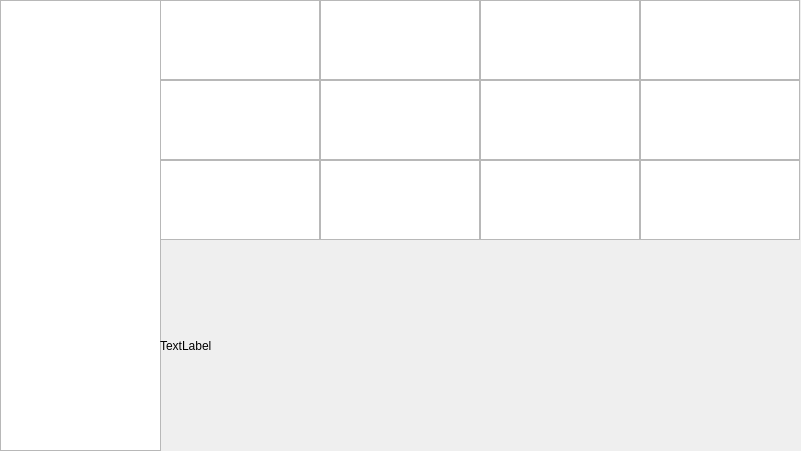
<?xml version="1.0" encoding="UTF-8"?>
<ui version="4.0">
 <class>Dialog</class>
 <widget class="QDialog" name="Dialog">
  <property name="windowTitle">
   <string>Dialog</string>
  </property>
  <widget class="QListView" name="listView">
   <property name="geometry">
    <rect>
     <x>0</x>
     <y>0</y>
     <width>161</width>
     <height>451</height>
    </rect>
   </property>
  </widget>
  <widget class="QWidget" name="horizontalLayoutWidget">
   <property name="geometry">
    <rect>
     <x>160</x>
     <y>0</y>
     <width>160</width>
     <height>80</height>
    </rect>
   </property>
   <layout class="QHBoxLayout" name="horizontalLayout_7">
    <item>
     <widget class="QTextEdit" name="textEdit"/>
    </item>
   </layout>
  </widget>
  <widget class="QWidget" name="horizontalLayoutWidget_2">
   <property name="geometry">
    <rect>
     <x>320</x>
     <y>0</y>
     <width>160</width>
     <height>80</height>
    </rect>
   </property>
   <layout class="QHBoxLayout" name="horizontalLayout_8">
    <item>
     <widget class="QTextEdit" name="textEdit_6"/>
    </item>
   </layout>
  </widget>
  <widget class="QWidget" name="horizontalLayoutWidget_3">
   <property name="geometry">
    <rect>
     <x>480</x>
     <y>0</y>
     <width>160</width>
     <height>80</height>
    </rect>
   </property>
   <layout class="QHBoxLayout" name="horizontalLayout_9">
    <item>
     <widget class="QTextEdit" name="textEdit_9"/>
    </item>
   </layout>
  </widget>
  <widget class="QWidget" name="horizontalLayoutWidget_4">
   <property name="geometry">
    <rect>
     <x>640</x>
     <y>0</y>
     <width>160</width>
     <height>80</height>
    </rect>
   </property>
   <layout class="QHBoxLayout" name="horizontalLayout_10">
    <item>
     <widget class="QTextEdit" name="textEdit_12"/>
    </item>
   </layout>
  </widget>
  <widget class="QWidget" name="horizontalLayoutWidget_5">
   <property name="geometry">
    <rect>
     <x>320</x>
     <y>80</y>
     <width>160</width>
     <height>80</height>
    </rect>
   </property>
   <layout class="QHBoxLayout" name="horizontalLayout_11">
    <item>
     <widget class="QTextEdit" name="textEdit_5"/>
    </item>
   </layout>
  </widget>
  <widget class="QWidget" name="horizontalLayoutWidget_6">
   <property name="geometry">
    <rect>
     <x>640</x>
     <y>80</y>
     <width>160</width>
     <height>80</height>
    </rect>
   </property>
   <layout class="QHBoxLayout" name="horizontalLayout_12">
    <item>
     <widget class="QTextEdit" name="textEdit_11"/>
    </item>
   </layout>
  </widget>
  <widget class="QWidget" name="horizontalLayoutWidget_7">
   <property name="geometry">
    <rect>
     <x>480</x>
     <y>80</y>
     <width>160</width>
     <height>80</height>
    </rect>
   </property>
   <layout class="QHBoxLayout" name="horizontalLayout_13">
    <item>
     <widget class="QTextEdit" name="textEdit_8"/>
    </item>
   </layout>
  </widget>
  <widget class="QWidget" name="horizontalLayoutWidget_8">
   <property name="geometry">
    <rect>
     <x>160</x>
     <y>80</y>
     <width>160</width>
     <height>80</height>
    </rect>
   </property>
   <layout class="QHBoxLayout" name="horizontalLayout_14">
    <item>
     <widget class="QTextEdit" name="textEdit_2"/>
    </item>
   </layout>
  </widget>
  <widget class="QWidget" name="horizontalLayoutWidget_9">
   <property name="geometry">
    <rect>
     <x>320</x>
     <y>160</y>
     <width>160</width>
     <height>80</height>
    </rect>
   </property>
   <layout class="QHBoxLayout" name="horizontalLayout_15">
    <item>
     <widget class="QTextEdit" name="textEdit_4"/>
    </item>
   </layout>
  </widget>
  <widget class="QWidget" name="horizontalLayoutWidget_10">
   <property name="geometry">
    <rect>
     <x>640</x>
     <y>160</y>
     <width>160</width>
     <height>80</height>
    </rect>
   </property>
   <layout class="QHBoxLayout" name="horizontalLayout_16">
    <item>
     <widget class="QTextEdit" name="textEdit_10"/>
    </item>
   </layout>
  </widget>
  <widget class="QWidget" name="horizontalLayoutWidget_11">
   <property name="geometry">
    <rect>
     <x>480</x>
     <y>160</y>
     <width>160</width>
     <height>80</height>
    </rect>
   </property>
   <layout class="QHBoxLayout" name="horizontalLayout_17">
    <item>
     <widget class="QTextEdit" name="textEdit_7"/>
    </item>
   </layout>
  </widget>
  <widget class="QWidget" name="horizontalLayoutWidget_12">
   <property name="geometry">
    <rect>
     <x>160</x>
     <y>160</y>
     <width>160</width>
     <height>80</height>
    </rect>
   </property>
   <layout class="QHBoxLayout" name="horizontalLayout_18">
    <item>
     <widget class="QTextEdit" name="textEdit_3"/>
    </item>
   </layout>
  </widget>
  <widget class="QWidget" name="horizontalLayoutWidget_13">
   <property name="geometry">
    <rect>
     <x>160</x>
     <y>240</y>
     <width>641</width>
     <height>211</height>
    </rect>
   </property>
   <layout class="QHBoxLayout" name="horizontalLayout_19">
    <item>
     <widget class="QLabel" name="label">
      <property name="text">
       <string>TextLabel</string>
      </property>
     </widget>
    </item>
   </layout>
  </widget>
 </widget>
 <resources/>
 <connections/>
</ui>
